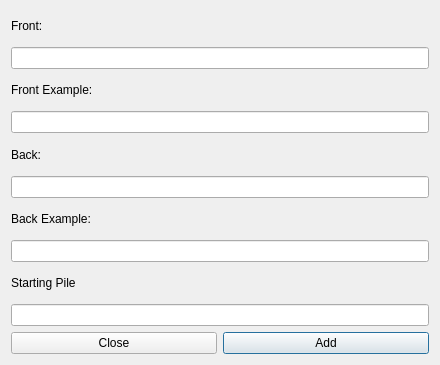
<?xml version="1.0" encoding="UTF-8"?>
<ui version="4.0">
 <class>Form</class>
 <widget class="QWidget" name="Form">
  <property name="geometry">
   <rect>
    <x>0</x>
    <y>0</y>
    <width>440</width>
    <height>365</height>
   </rect>
  </property>
  <property name="windowTitle">
   <string>Form</string>
  </property>
  <layout class="QGridLayout" name="gridLayout">
   <item row="0" column="0">
    <widget class="QLabel" name="fFrontLabel">
     <property name="text">
      <string>Front:</string>
     </property>
    </widget>
   </item>
   <item row="1" column="0" colspan="2">
    <widget class="QLineEdit" name="fFront"/>
   </item>
   <item row="2" column="0" colspan="2">
    <widget class="QLabel" name="fFrontExampleLabel">
     <property name="text">
      <string>Front Example:</string>
     </property>
    </widget>
   </item>
   <item row="3" column="0" colspan="2">
    <widget class="QLineEdit" name="fFrontExample"/>
   </item>
   <item row="4" column="0">
    <widget class="QLabel" name="fBackLabel">
     <property name="text">
      <string>Back:</string>
     </property>
    </widget>
   </item>
   <item row="5" column="0" colspan="2">
    <widget class="QLineEdit" name="fBack"/>
   </item>
   <item row="6" column="0" colspan="2">
    <widget class="QLabel" name="fBackExampleLabel">
     <property name="text">
      <string>Back Example:</string>
     </property>
    </widget>
   </item>
   <item row="7" column="0" colspan="2">
    <widget class="QLineEdit" name="fBackExample"/>
   </item>
   <item row="8" column="0">
    <widget class="QLabel" name="fStartingPileLabel">
     <property name="text">
      <string>Starting Pile</string>
     </property>
    </widget>
   </item>
   <item row="9" column="0" colspan="2">
    <widget class="QLineEdit" name="fStartPile"/>
   </item>
   <item row="10" column="0">
    <widget class="QPushButton" name="fCloseButton">
     <property name="text">
      <string>Close</string>
     </property>
    </widget>
   </item>
   <item row="10" column="1">
    <widget class="QPushButton" name="fSubmitButton">
     <property name="text">
      <string>Add</string>
     </property>
     <property name="autoDefault">
      <bool>true</bool>
     </property>
     <property name="default">
      <bool>true</bool>
     </property>
    </widget>
   </item>
  </layout>
 </widget>
 <resources/>
 <connections/>
</ui>
